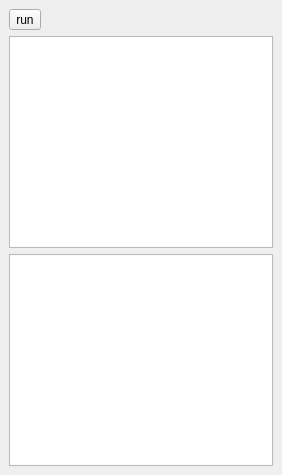
<?xml version="1.0" encoding="UTF-8"?>
<ui version="4.0">
 <class>LuaScript</class>
 <widget class="QDockWidget" name="LuaScript">
  <property name="geometry">
   <rect>
    <x>0</x>
    <y>0</y>
    <width>282</width>
    <height>475</height>
   </rect>
  </property>
  <property name="sizePolicy">
   <sizepolicy hsizetype="Preferred" vsizetype="Preferred">
    <horstretch>0</horstretch>
    <verstretch>0</verstretch>
   </sizepolicy>
  </property>
  <property name="windowTitle">
   <string>Lua Script</string>
  </property>
  <widget class="QWidget" name="dockWidgetContents">
   <property name="sizePolicy">
    <sizepolicy hsizetype="Expanding" vsizetype="Expanding">
     <horstretch>0</horstretch>
     <verstretch>0</verstretch>
    </sizepolicy>
   </property>
   <layout class="QHBoxLayout" name="horizontalLayout">
    <item>
     <layout class="QVBoxLayout" name="verticalLayout" stretch="0,1,1">
      <property name="sizeConstraint">
       <enum>QLayout::SetMinimumSize</enum>
      </property>
      <property name="leftMargin">
       <number>0</number>
      </property>
      <property name="topMargin">
       <number>0</number>
      </property>
      <item>
       <widget class="QToolButton" name="luaRun">
        <property name="text">
         <string>run</string>
        </property>
       </widget>
      </item>
      <item>
       <widget class="QPlainTextEdit" name="luaInput"/>
      </item>
      <item>
       <widget class="QPlainTextEdit" name="luaOutput">
        <property name="readOnly">
         <bool>true</bool>
        </property>
       </widget>
      </item>
     </layout>
    </item>
   </layout>
  </widget>
 </widget>
 <resources/>
 <connections/>
</ui>
